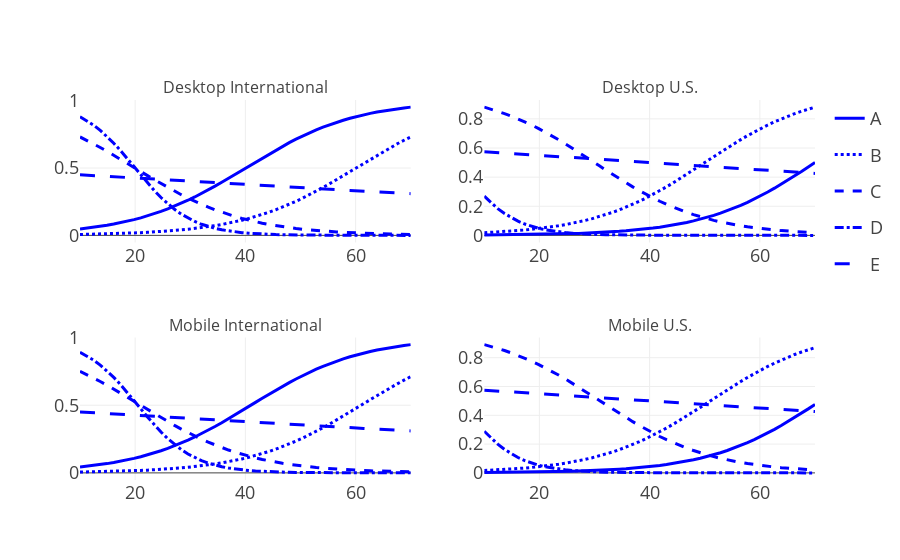

This figure's notebook cell:
### Code cell
ug = UserGenerator()
visualize_bandits(ug)
